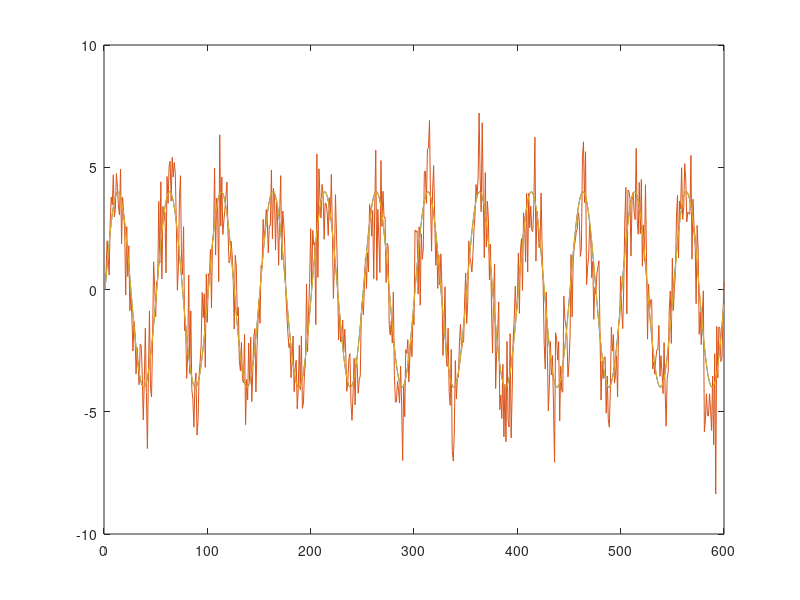

MATLAB code to generate this figure:
clear all
close all

% Exercise 1
f = 0.02;
A = 4;
n = 0:599;  % [0, 1, 2, 3, ... 299]
s = A*sin(2*pi*f*n);

r = s + sqrt(2)*randn(1,length(n));  % sqrt(2) = sigma = sqrt(desired variance)

%plot( [s' r'] )
plot( [r'] )


% Exercise 2
f_to_test = linspace(0, 0.5, 100000);

for i=1:length(f_to_test)
    fk = f_to_test(i);                 % current frequency to check
    sk = A*sin(2*pi*fk*n);             % generate clean signal
    d(i) = sqrt(sum( (r - sk).^2 ));      % distance between vector r and vector sk
end

[minval, minpos] = min(d);             % find value and position of minimum
f_estimatedML = f_to_test(minpos);     % ML estimate of frequency

fprintf('Estimated frequency = %g\n', f_estimatedML);

s_est = A * sin(2*pi*f_estimatedML*n);
plot( [s' r' s_est'] )


    